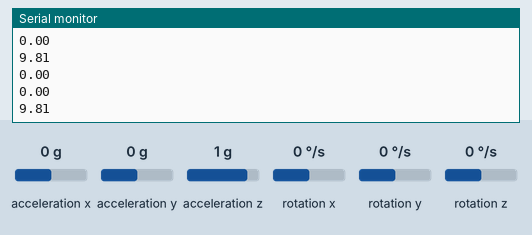
Recording of a sketch running on a simulated Arduino Uno, built with avr-gcc and run on an emulated ATmega328P. Parts: the last lines printed to the serial monitor. Inputs (shaded band) come from the test bench; at power-on: acceleration x 0 g, acceleration y 0 g, acceleration z 1 g, rotation x 0 °/s, rotation y 0 °/s, rotation z 0 °/s.

Above: at 1.2 s.
1.3 s: acceleration x set to -1.4 g
At 1.38 s:
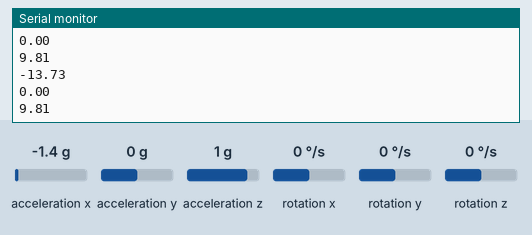
2.8 s: acceleration y set to -0.8 g
At 2.88 s:
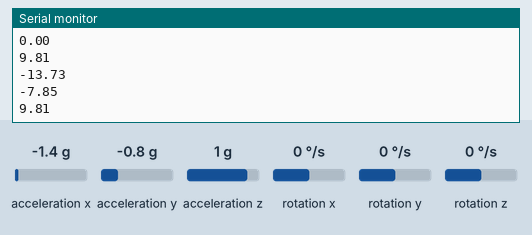
4.3 s: acceleration z set to 0.8 g
At 4.38 s:
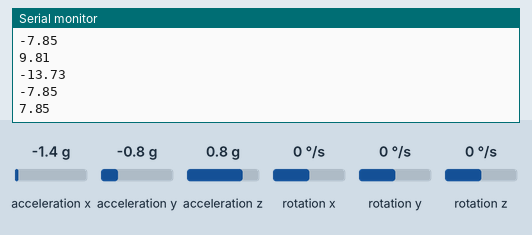
Timing chart, 0 to 7.3 s (numbered marks = the images above; inputs shaded):
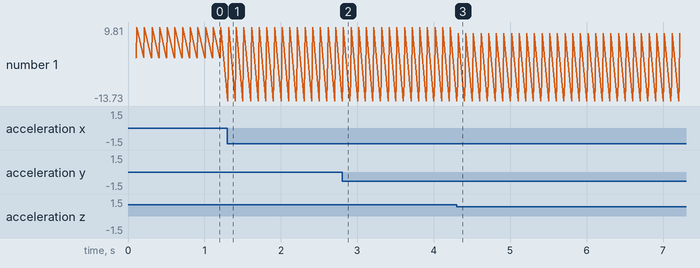

Measured:
- after the input at 1.3 s, the serial monitor: prints a new line at once (image 1)
- after the input at 2.8 s, the serial monitor: prints a new line at once (image 2)
- after the input at 4.3 s, the serial monitor: prints a new line at once (image 3)
- plotted number 1: 9.81 → 7.85 after the input at 4.3 s

The sketch:

ArduinoDatalogger.ino
```cpp
#include <Wire.h>
#include <MPU6050.h>

MPU6050 mpu;

double accelX = 0, accelY =0, accelZ;
//double gyroX = 0, gyroY =0, gyroZ;

unsigned long lastTime = 0, sampleTime = 100;

void setup() {
  Serial.begin(9600);

  while(!mpu.begin(MPU6050_SCALE_2000DPS, MPU6050_RANGE_2G))
  {
    delay(500);
  }
}

void loop() {

  if(millis()-lastTime>=sampleTime)
  {
    lastTime = millis();

    Vector normAccel = mpu.readNormalizeAccel();
    //Vector normGyro = mpu.readNormalizeGyro();
    accelX = normAccel.XAxis;
    accelY = normAccel.YAxis;
    accelZ = normAccel.ZAxis;
    //gyroX = normGyro.XAxis;
    //gyroY = normGyro.YAxis;
    //gyroZ = normGyro.ZAxis;

    Serial.println(accelX);
    Serial.println(accelY);
    Serial.println(accelZ);
//    Serial.println(gyroX);
//    Serial.println(gyroY);
//    Serial.println(gyroZ);

  }
}
```
